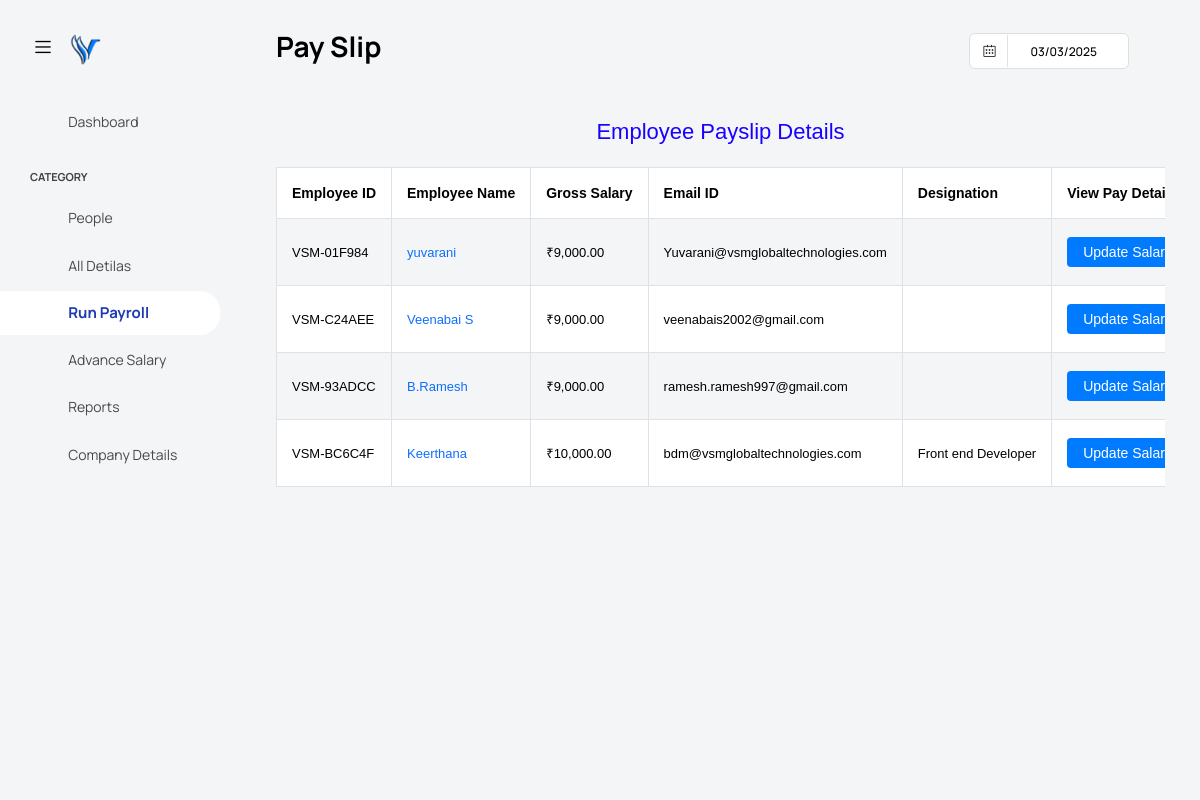
The app's page /admin/pages/run_pay.php with its own data.
### tables this page shows
CREATE TABLE `run_payslip` (
  `id` int(11) NOT NULL,
  `employee_user_id` varchar(20) NOT NULL,
  `employee_name` varchar(255) NOT NULL,
  `gross_salary` decimal(10,2) NOT NULL,
  `total_compensation` decimal(10,2) DEFAULT NULL,
  `availability_days` int(11) DEFAULT NULL,
  `email` varchar(255) NOT NULL,
  `designation` varchar(100) DEFAULT NULL,
  `pay_month` int(11) NOT NULL,
  `pay_year` int(11) NOT NULL,
  `created_at` timestamp NOT NULL DEFAULT current_timestamp(),
  `hire_date` date DEFAULT NULL,
  `job_title` varchar(100) DEFAULT NULL,
  `department` varchar(100) DEFAULT NULL,
  `manager` varchar(100) DEFAULT NULL,
  `location` varchar(100) DEFAULT NULL,
  `salary` decimal(10,2) DEFAULT NULL,
  `annual_salary` decimal(10,2) DEFAULT NULL,
  `ifsc_number` varchar(20) DEFAULT NULL,
  `bank_name` varchar(100) DEFAULT NULL,
  `branch_name` varchar(100) DEFAULT NULL,
  `account_number` varchar(30) DEFAULT NULL,
  `account_type` varchar(20) DEFAULT NULL,
  `dob` date DEFAULT NULL,
  `gender` enum('Male','Female','Other') DEFAULT NULL,
  `phone_number` varchar(15) DEFAULT NULL,
  `bonus` decimal(10,2) DEFAULT NULL,
  `employee_type` varchar(50) NOT NULL DEFAULT 'Full-time',
  `qualifications` varchar(255) DEFAULT NULL,
  `resigned_date` date DEFAULT NULL,
  `degree_certificate` varchar(225) DEFAULT NULL,
  `experiance_certificate` varchar(225) DEFAULT NULL,
  `course_certificate` varchar(225) DEFAULT NULL,
  `advance_amount` varchar(225) DEFAULT NULL,
  `emi_amount` varchar(225) DEFAULT NULL,
  `advance_date` varchar(225) DEFAULT NULL,
  `conformation_process` varchar(225) DEFAULT NULL
);

### admin/pages/run_pay.php (the view, shortened to what this page needs)
<!DOCTYPE html>
<html lang="en">
<head>
    <link rel="stylesheet" href="../assets/vendors/feather/feather.css">
    <link rel="stylesheet" href="../assets/vendors/mdi/css/materialdesignicons.min.css">
    <link rel="stylesheet" href="../assets/vendors/ti-icons/css/themify-icons.css">
    <link rel="stylesheet" href="../assets/vendors/font-awesome/css/font-awesome.min.css">
    <link rel="stylesheet" href="../assets/vendors/typicons/typicons.css">
    <link rel="stylesheet" href="../assets/vendors/simple-line-icons/css/simple-line-icons.css">
    <link rel="stylesheet" href="../assets/vendors/css/vendor.bundle.base.css">
    <link rel="stylesheet" href="../assets/vendors/bootstrap-datepicker/bootstrap-datepicker.min.css">
    <link rel="stylesheet" href="../assets/vendors/datatables.net-bs4/dataTables.bootstrap4.css">
    <link rel="stylesheet" type="text/css" href="../assets/js/select.dataTables.min.css">
    <link rel="stylesheet" href="../assets/css/style.css">
    <link rel="stylesheet" href="../assets/css/custome_style.css">
</head>
<body class="with-welcome-text">
    <div class="container-scroller">
        <nav class="navbar default-layout col-lg-12 col-12 p-0 fixed-top d-flex align-items-top flex-row">
            <div class="text-center navbar-brand-wrapper d-flex align-items-center justify-content-start">
                <div class="me-3">
                    <button class="navbar-toggler navbar-toggler align-self-center" type="button"
                        data-bs-toggle="minimize">
                        <span class="icon-menu"></span>
                    </button>
                </div>
                <div>
                    <a class="navbar-brand brand-logo" href="../dashboard.php">
                        <img src="..\img\vsmlogo-favicon.png" alt="logo" />
                    </a>
                </div>
            </div>
            <div class="navbar-menu-wrapper d-flex align-items-top">
                <ul class="navbar-nav">
                    <li class="nav-item fw-semibold d-none d-lg-block ms-0">
                        <h6 class="welcome-text text-black fw-bold">Pay Slip</h6>
                    </li>
                </ul>
                <ul class="navbar-nav ms-auto">
                    <li class="nav-item d-none d-lg-block">
                        <div id="datepicker-popup" class="input-group date datepicker navbar-date-picker">
                            <span class="input-group-addon input-group-prepend border-right">
                                <span class="icon-calendar input-group-text calendar-icon"></span>
                            </span>
                            <input type="text" class="form-control">
                        </div>
                    </li>
                    <li class="nav-item dropdown d-none d-lg-block user-dropdown">
                        <a class="nav-link" id="UserDropdown" href="#" data-bs-toggle="dropdown" aria-expanded="false">
                            <i class="mdi mdi-account-circle people-icon"></i>
                        </a>
                    </li>
                </ul>
            </div>
        </nav>
        <div class="container-fluid page-body-wrapper">
            <?php include "side_nav.php"; ?>
            <div class="main-panel">
                <div class="content-wrapper">
                    <div class="row">
                        <div class="col-sm-12">
                                    <div class="table-container" style="overflow-y: scroll; max-height: 700px;">
                                        <h2 class="text-center mb-4">Employee Payslip Details</h2>
                                        <table class="table table-bordered table-striped">
                                            <thead>
                                                <tr>
                                                    <th>Employee ID</th>
                                                    <th>Employee Name</th>
                                                    <th>Gross Salary</th>
                                                    <th>Email ID</th>
                                                    <th>Designation</th>
                                                    <th>View Pay Details</th>
                                                </tr>
                                            </thead>
                                            <tbody>
                                                <?php
                                                include "../database.php";
                                                $sql = "SELECT * FROM run_payslip";
                                                $result = $conn->query($sql);
                                                if ($result && $result->num_rows > 0) {
                                                    while ($row = $result->fetch_assoc()) {
                                                        if($row['employee_type'] == "Full-time"){
                                                        echo "<tr>";
                                                        echo "<td>" . htmlspecialchars($row['employee_user_id']) . "</td>";
                                                        echo "<td><a href='employee_detail.php?id=" . htmlspecialchars($row['employee_user_id']) . "' class='no-underline'>" . htmlspecialchars($row['employee_name']) . "</a></td>";
                                                        echo "<td>₹" . number_format($row['gross_salary'], 2) . "</td>";
                                                        echo "<td>" . htmlspecialchars($row['email']) . "</td>";
                                                        echo "<td>" . htmlspecialchars($row['designation']) . "</td>";
                                                        echo "<td><button type='button' class='view-btn' onclick='redirectToPaySlip(" .
                                                            number_format($row['gross_salary'], 2, '.', '') . ", " .
                                                            json_encode($row['email']) . ", " .
                                                            json_encode($row['pay_month']) . ", " .
                                                            json_encode($row['employee_user_id']) . ")'>Update Salary </button></td>";
                                                        echo "</tr>";
                                                    }}
                                                } else {
                                                    echo "<tr><td colspan='9' class='text-center'>No records found</td></tr>";
                                                }
                                                ?>
                                            </tbody>
                                        </table>
                                    </div>
                                </div>
                            </div>
                        </div>
                    </div>
                </div>
</body>
</html>

### admin/assets/css/custome_style.css (style rules this page uses)
h2 { color: #1900ff; font-size: 22px; text-align: center; margin-bottom: 20px; }
.no-underline { text-decoration: none; }
body { font-family: "Arial", sans-serif; background-color: #ffffff; color: #fff; }
.main-panel { background-color: #ffffff; }

### admin/pages/run_pay.php (style rules this page uses)
.view-btn { background-color: #007bff; color: #ffffff; border: none; border-radius: 4px; padding: 8px 16px; font-size: 14px; cursor: pointer; transition: background-color 0.3s ease; }
span.icon-menu { color: black; }

### records on screen
run_payslip: employee_user "VSM-01F984", employee_name "yuvarani", gross_salary "9,000.00", email "Yuvarani@vsmglobaltechnologies.com"
run_payslip: employee_user "VSM-C24AEE", employee_name "Veenabai S", gross_salary "9,000.00", email "veenabais2002@gmail.com"
run_payslip: employee_user "VSM-93ADCC", employee_name "B.Ramesh", gross_salary "9,000.00", email "ramesh.ramesh997@gmail.com"
run_payslip: employee_user "VSM-BC6C4F", employee_name "Keerthana", gross_salary "10,000.00", email "bdm@vsmglobaltechnologies.com", designation "Front end Developer"
